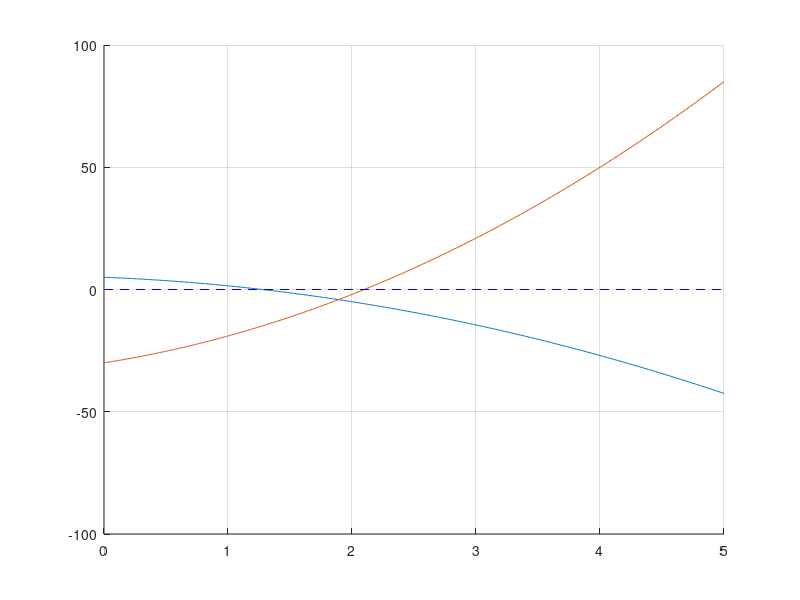
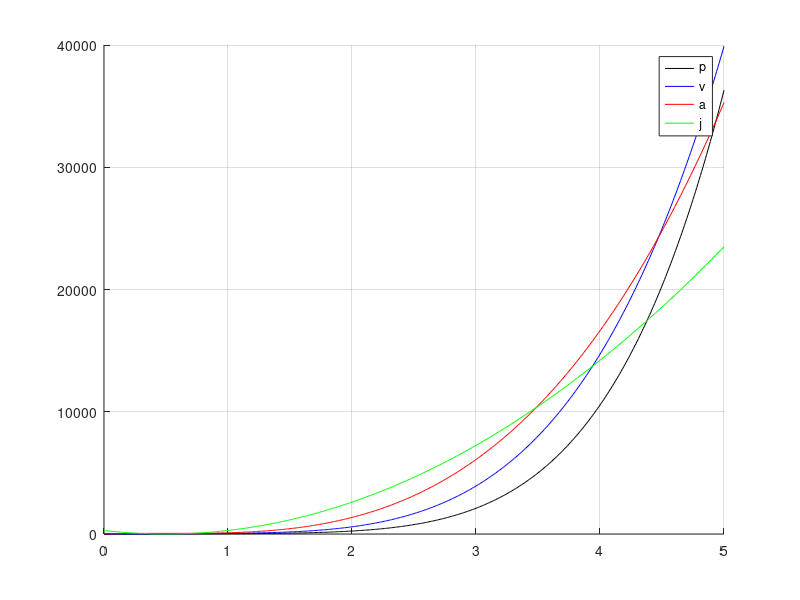
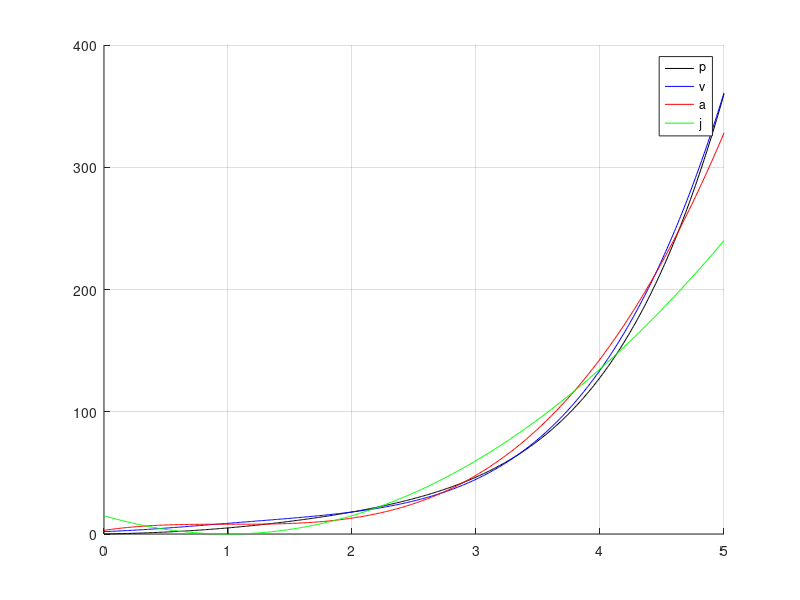
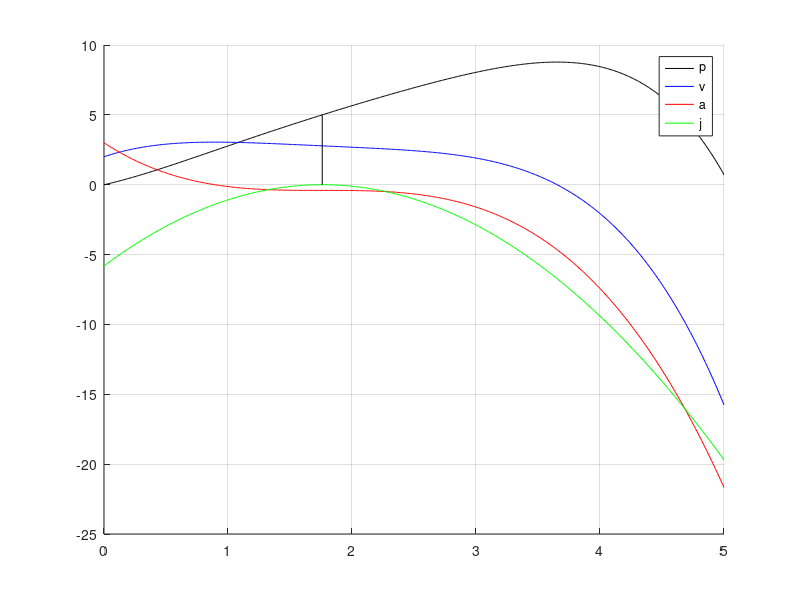

MATLAB code for these plots, in order:
close all
clear
clc
dt=0.01;T=5;
t=0:dt:T;
%% 1维 final state free;final time free
close all
clear
clc
dt=0.01;T=5;
t=0:dt:T;
si=[0,2,3];
sf=[5,0,0];
pi=si(1);vi=si(2);ai=si(3);
pf=sf(1);vf=sf(2);af=sf(3);
pfi = pf - pi;
% ply_J = [-ai^2,-6*ai*vi,-8*(vi^2-ai*delta_p),20*vi*delta_p,-20*delta_p^2];
ply_J1 = [-1/2*ai,-vi,pfi];
ply_J2 = [ai,4*vi,-6*pfi];


% sJ = polyval(ply_J,t);
sJ1 = polyval(ply_J1,t);
sJ2 = polyval(ply_J2,t);

figure
hold on
% plot(t,sJ);
plot(t,sJ1);
plot(t,sJ2);

plot([0,T],[0,0],'b--');
grid on
hold off
% solve_t = [roots(ply_J)];
% solve_t = [roots(ply_J1)];
% solve_t = [solve_t;roots(ply_J2)];

solve_t = [roots(ply_J1);roots(ply_J2)];

realt=[];
L = length(solve_t);
for idx=1:L
    if isreal(solve_t(idx))
        if solve_t(idx)>0
            realt=[realt;solve_t(idx)];
        end
    end
end
if isempty(realt)
    fprintf("optimal T is not found \n");
else
    fprintf("optimal T is found,num = %d \n",length(realt));
end

realt=[0.5,1,1.76,2,5];

L =length(realt);
for idx=1:L
T = realt(idx);

fprintf("optimal T = %6.2f \n",T);
alpha = 20*(pf-pi-vi*T-ai*T^2/2)/T^5;
fprintf("optimal alpha = %6.2f \n",alpha);
costJ = alpha^2*T^4/20*T;
fprintf("optimal J = %6.2f \n",costJ);

obj.c0 = si(1);
obj.c1 = si(2);
obj.c2 = si(3)/2;
obj.c3 = alpha/12*T^2;
obj.c4 = alpha/24*T;
obj.c5 = alpha/120;

pst =obj.c5*t.^5 -obj.c4*t.^4 +obj.c3*t.^3 +obj.c2*t.^2 +obj.c1*t + obj.c0;
vst =5*obj.c5*t.^4 - 4*obj.c4*t.^3 + 3*obj.c3*t.^2 + 2*obj.c2*t + obj.c1 ;
ast =20*obj.c5*t.^3 - 12*obj.c4*t.^2 + 6*obj.c3*t + 2*obj.c2 ;
jst =60*obj.c5*t.^2 - 24*obj.c4*t.^1 + 6*obj.c3;

figure
hold on
plot(t,pst,'k');
plot(t,vst,'b');
plot(t,ast,'r');
plot(t,jst,'g');
plot([T,T],[0,sf(1)],'k-');
legend('p','v','a','j');
grid on
hold off
end

%%
%%%%%%%%%%
% (9*af^2 - 6*af*ao + 9*ao^2)*T^4 + (48*ao*vf - 48*af*vo - 72*af*vf + 72*ao*vo)*T^3 + (192*vf^2 + 336*vf*vo + 192*vo^2 + 120*af*pf - 120*af*po - 120*ao*pf + 120*ao*po)*T^2 + (720*po*vf - 720*pf*vo - 720*pf*vf + 720*po*vo)*T + 720*pf^2 - 1440*pf*po + 720*po^2
% polyn = (- 18*af^2 + 12*af*ao - 18*ao^2)*T^4 + (216*af*vf + 144*af*vo - 144*ao*vf - 216*ao*vo)*T^3 + (- 768*vf^2 - 1344*vf*vo - 768*vo^2 - 480*af*pf + 480*af*po + 480*ao*pf - 480*ao*po)*T^2 + (3600*pf*vf + 3600*pf*vo - 3600*po*vf - 3600*po*vo)*T - 4320*pf^2 + 8640*pf*po - 4320*po^2
% polydn = (- 9*af^2 + 6*af*ao - 9*ao^2)*T^4 + (144*af*vf + 96*af*vo - 96*ao*vf - 144*ao*vo)*T^3 + (- 576*vf^2 - 1008*vf*vo - 576*vo^2 - 360*af*pf + 360*af*po + 360*ao*pf - 360*ao*po)*T^2 + (2880*pf*vf + 2880*pf*vo - 2880*po*vf - 2880*po*vo)*T - 3600*pf^2 + 7200*pf*po - 3600*po^2
% polydn = (- 18*af^2 + 12*af*ao - 18*ao^2)*T^4 + (216*af*vf + 144*af*vo - 144*ao*vf - 216*ao*vo)*T^3 + (- 768*vf^2 - 1344*vf*vo - 768*vo^2 - 480*af*pf + 480*af*po + 480*ao*pf - 480*ao*po)*T^2 + (3600*pf*vf + 3600*pf*vo - 3600*po*vf - 3600*po*vo)*T - 4320*pf^2 + 8640*pf*po - 4320*po^2
%%%%%%%%%%
si=[1,1,1];
sf=[3,2,4];
po=si(1);vo=si(2);ao=si(3);
pi=si(1);vi=si(2);ai=si(3);
pf=sf(1);vf=sf(2);af=sf(3);

%%%%%%%%%%%%%%%%% 1/T
% polyn = [(- 18*af^2 + 12*af*ao - 18*ao^2),...
%      (216*af*vf + 144*af*vo - 144*ao*vf - 216*ao*vo),...
%      (- 768*vf^2 - 1344*vf*vo - 768*vo^2 - 480*af*pf + 480*af*po + 480*ao*pf - 480*ao*po),...
%      (3600*pf*vf + 3600*pf*vo - 3600*po*vf - 3600*po*vo),...
%      - 4320*pf^2 + 8640*pf*po - 4320*po^2];
% solve_t = roots(polyn);
% sJ = polyval(polyn,t);

% polydn = [(- 9*af^2 + 6*af*ao - 9*ao^2),...
%     (144*af*vf + 96*af*vo - 96*ao*vf - 144*ao*vo),...
%     (- 576*vf^2 - 1008*vf*vo - 576*vo^2 - 360*af*pf + 360*af*po + 360*ao*pf - 360*ao*po),...
%     (2880*pf*vf + 2880*pf*vo - 2880*po*vf - 2880*po*vo),...
%     - 3600*pf^2 + 7200*pf*po - 3600*po^2];
% solve_t = roots(polydn);
% sJ = polyval(polydn,t)./t.^6;

% polyn = [(9*af^2 - 6*af*ao + 9*ao^2),...
%     (48*ao*vf - 48*af*vo - 72*af*vf + 72*ao*vo),...
%     (192*vf^2 + 336*vf*vo + 192*vo^2 + 120*af*pf - 120*af*po - 120*ao*pf + 120*ao*po),...
%     (720*po*vf - 720*pf*vo - 720*pf*vf + 720*po*vo),...
%     720*pf^2 - 1440*pf*po + 720*po^2];
% solve_t = roots(polyn);
% sJ = polyval(polyn,t)./t.^5;

%%%%%%%%%%%%%%%%%%%% non 1/T
% polydn = [(- 18*af^2 + 12*af*ao - 18*ao^2),...
%     (216*af*vf + 144*af*vo - 144*ao*vf - 216*ao*vo),...
%     (- 768*vf^2 - 1344*vf*vo - 768*vo^2 - 480*af*pf + 480*af*po + 480*ao*pf - 480*ao*po),...
%     (3600*pf*vf + 3600*pf*vo - 3600*po*vf - 3600*po*vo),...
%     - 4320*pf^2 + 8640*pf*po - 4320*po^2];
% solve_t = roots(polydn);
% sJ = polyval(polydn,t);

%%%%%%%%%%%%%%%%%%% 1/T cost= jerk^2+T
% T^7 + (9*af^2 - 6*af*ao + 9*ao^2)*T^4 + (48*ao*vf - 48*af*vo - 72*af*vf + 72*ao*vo)*T^3 + (192*vf^2 + 336*vf*vo + 192*vo^2 + 120*af*pf - 120*af*po - 120*ao*pf + 120*ao*po)*T^2 + (720*po*vf - 720*pf*vo - 720*pf*vf + 720*po*vo)*T + 720*pf^2 - 1440*pf*po + 720*po^2
polydn = [1,0,0,...
    (9*af^2 - 6*af*ao + 9*ao^2),...
    (48*ao*vf - 48*af*vo - 72*af*vf + 72*ao*vo),...
    (192*vf^2 + 336*vf*vo + 192*vo^2 + 120*af*pf - 120*af*po - 120*ao*pf + 120*ao*po),...
    (720*po*vf - 720*pf*vo - 720*pf*vf + 720*po*vo),...
    720*pf^2 - 1440*pf*po + 720*po^2];
solve_t = roots(polydn);
sJ = polyval(polydn,t);
n=1;
% for T=0:dt:4
% costJ(n) =  ((9*af^2 - 6*af*ao + 9*ao^2)*T^4 + ...
%     (48*ao*vf - 48*af*vo - 72*af*vf + 72*ao*vo)*T^3 +...
%     (192*vf^2 + 336*vf*vo + 192*vo^2 + 120*af*pf - 120*af*po - 120*ao*pf + 120*ao*po)*T^2 +...
%     (720*po*vf - 720*pf*vo - 720*pf*vf + 720*po*vo)*T + ...
%     720*pf^2 - 1440*pf*po + 720*po^2)/T^6 + T;
% n=n+1;
% end
% figure
% hold on
% plot(t,costJ);
% plot([0,T],[0,0],'b--');
% grid on
% hold off

figure
hold on
plot(t,sJ);
plot([0,T],[0,0],'b--');
grid on
hold off



realt=[];
L = length(solve_t);
for idx=1:L
    if isreal(solve_t(idx))
        if solve_t(idx)>0
            realt=[realt;solve_t(idx)];
        end
    end
end
if isempty(realt)
    fprintf("optimal T is not found \n");
else
    fprintf("optimal T is found,num = %d \n",length(realt));
end

% realt=[1,1.76,2];

L =length(realt);
for idx=1:L
T = realt(idx);

fprintf("optimal T = %6.2f \n",T);
alpha = 20*(pf-pi-vi*T-ai*T^2/2)/T^5;
fprintf("optimal alpha = %6.2f \n",alpha);
%%%%% idx=1
% costJ = alpha^2*T^4/20*T;
%%%%% idx=2
% costJ = ((9*af^2 - 6*af*ao + 9*ao^2)*T^4 + ...
%     (48*ao*vf - 48*af*vo - 72*af*vf + 72*ao*vo)*T^3 +...
%     (192*vf^2 + 336*vf*vo + 192*vo^2 + 120*af*pf - 120*af*po - 120*ao*pf + 120*ao*po)*T^2 +...
%     (720*po*vf - 720*pf*vo - 720*pf*vf + 720*po*vo)*T + ...
%     720*pf^2 - 1440*pf*po + 720*po^2)/T^6 + T;
fprintf("optimal J = %6.2f \n",costJ);

obj.c0 = si(1);
obj.c1 = si(2);
obj.c2 = si(3)/2;
obj.c3 = alpha/12*T^2;
obj.c4 = alpha/24*T;
obj.c5 = alpha/120;

pst =obj.c5*t.^5 -obj.c4*t.^4 +obj.c3*t.^3 +obj.c2*t.^2 +obj.c1*t + obj.c0;
vst =5*obj.c5*t.^4 - 4*obj.c4*t.^3 + 3*obj.c3*t.^2 + 2*obj.c2*t + obj.c1 ;
ast =20*obj.c5*t.^3 - 12*obj.c4*t.^2 + 6*obj.c3*t + 2*obj.c2 ;
jst =60*obj.c5*t.^2 - 24*obj.c4*t.^1 + 6*obj.c3;

figure
hold on
plot(t,pst,'k');
plot(t,vst,'b');
plot(t,ast,'r');
plot(t,jst,'g');
plot([T,T],[0,sf(1)],'k-');
legend('p','v','a','j');
grid on
hold off
end
